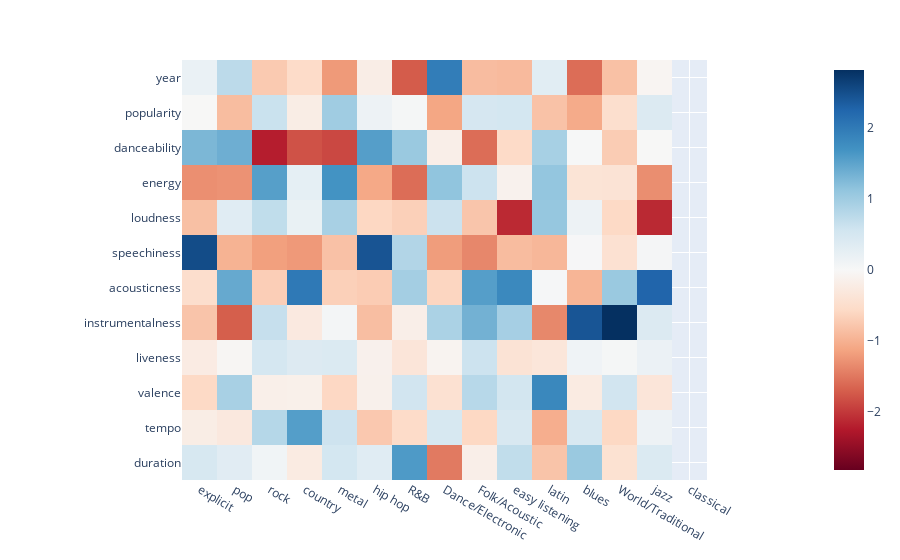

Notebook code for this chart:
### Code cell
px.imshow(t_stat_class, color_continuous_scale='RdBu', color_continuous_midpoint=0)

### Figure 1 — Plotly figure (JSON) as saved in the notebook; plotly's stock layout.template omitted (floating-point values rounded to 4 significant figures; data arrays with more than 128 entries replaced by an {"elided": "..."} marker saying what was removed)
{"data": [{"coloraxis": "coloraxis", "hovertemplate": "x: %{x}<br>y: %{y}<br>color: %{z}<extra></extra>", "name": "0", "type": "heatmap", "x": ["explicit", "pop", "rock", "country", "metal", "hip hop", "R&B", "Dance/Electronic", "Folk/Acoustic", "easy listening", "latin", "blues", "World/Traditional", "jazz", "classical"], "xaxis": "x", "y": ["year", "popularity", "danceability", "energy", "loudness", "speechiness", "acousticness", "instrumentalness", "liveness", "valence", "tempo", "duration"], "yaxis": "y", "z": {"elided": "12x15 float values"}}], "layout": {"coloraxis": {"cmid": 0, "colorscale": [[0, "rgb(103,0,31)"], [0.1, "rgb(178,24,43)"], [0.2, "rgb(214,96,77)"], [0.3, "rgb(244,165,130)"], [0.4, "rgb(253,219,199)"], [0.5, "rgb(247,247,247)"], [0.6, "rgb(209,229,240)"], [0.7, "rgb(146,197,222)"], [0.8, "rgb(67,147,195)"], [0.9, "rgb(33,102,172)"], [1, "rgb(5,48,97)"]]}, "margin": {"t": 60}, "xaxis": {"anchor": "y", "constrain": "domain", "domain": [0, 1], "scaleanchor": "y"}, "yaxis": {"anchor": "x", "autorange": "reversed", "constrain": "domain", "domain": [0, 1]}}}
